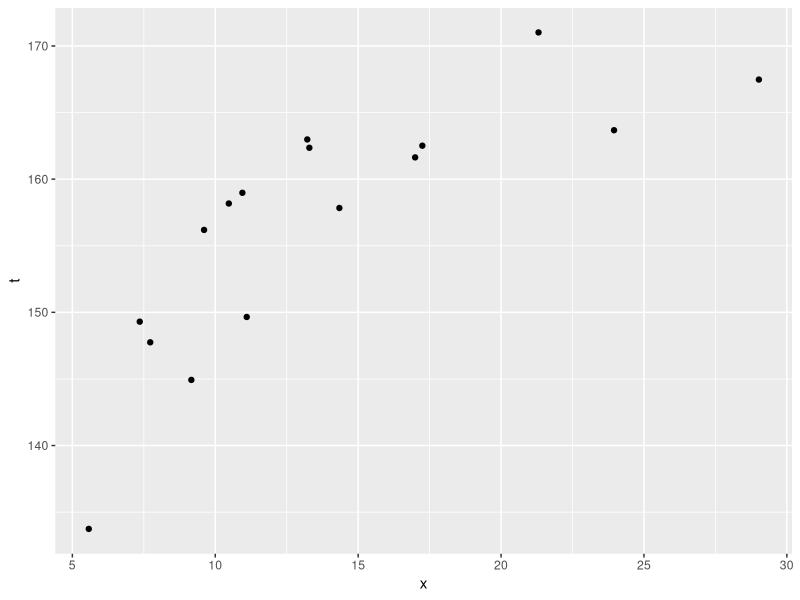
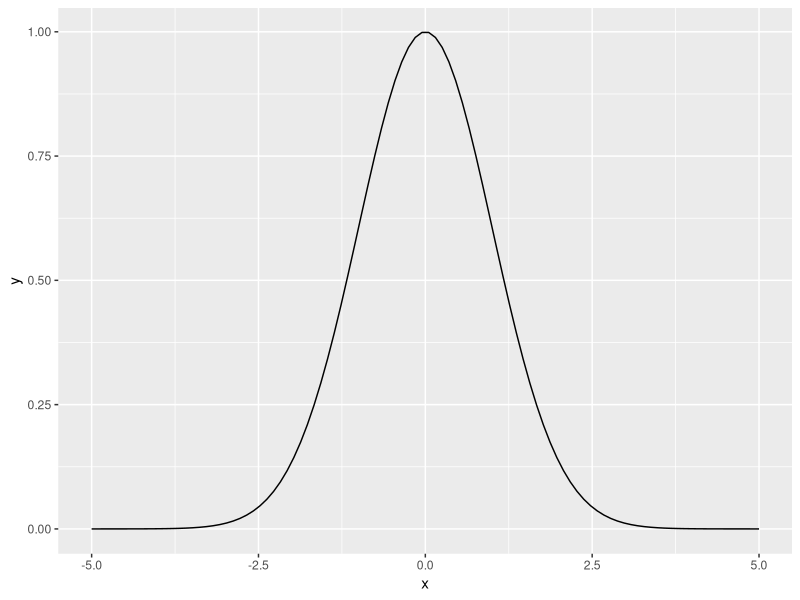
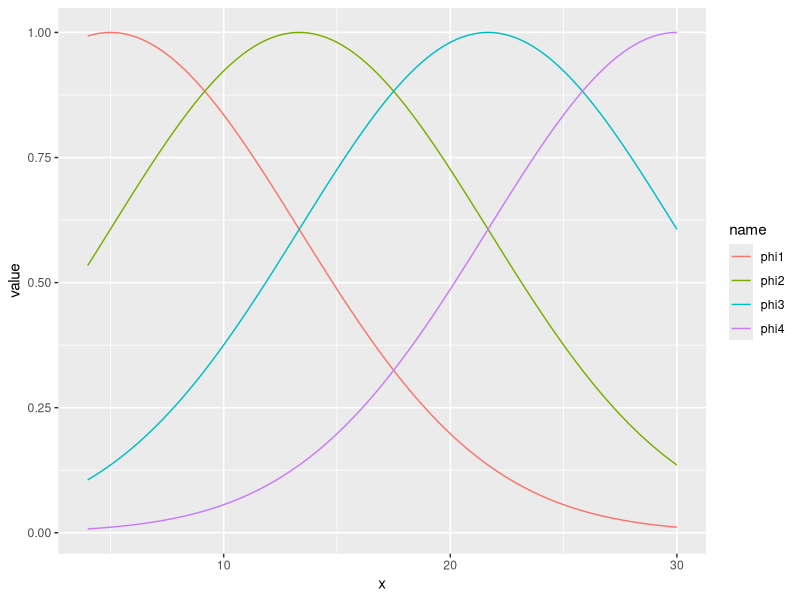
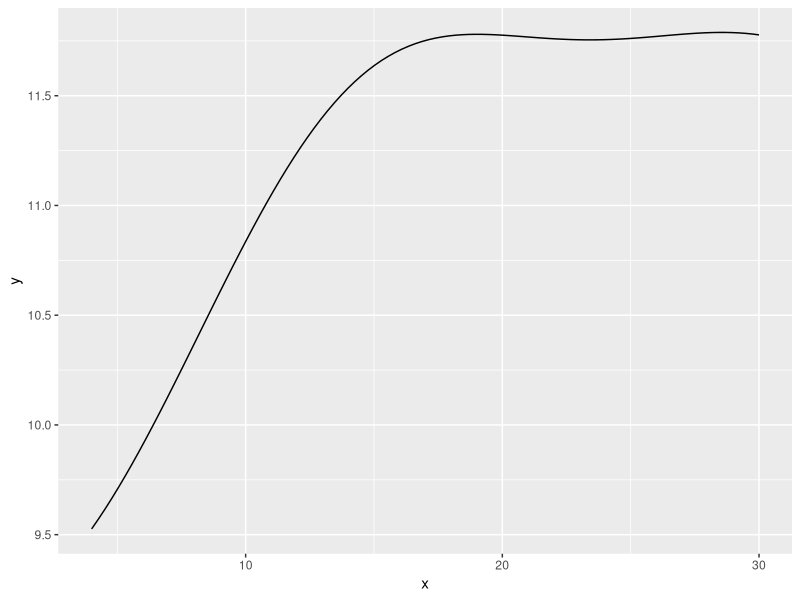
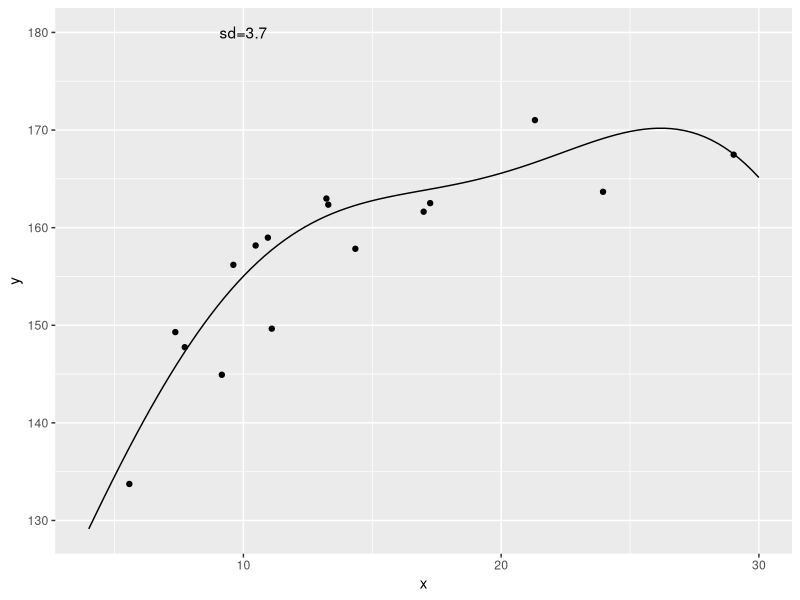
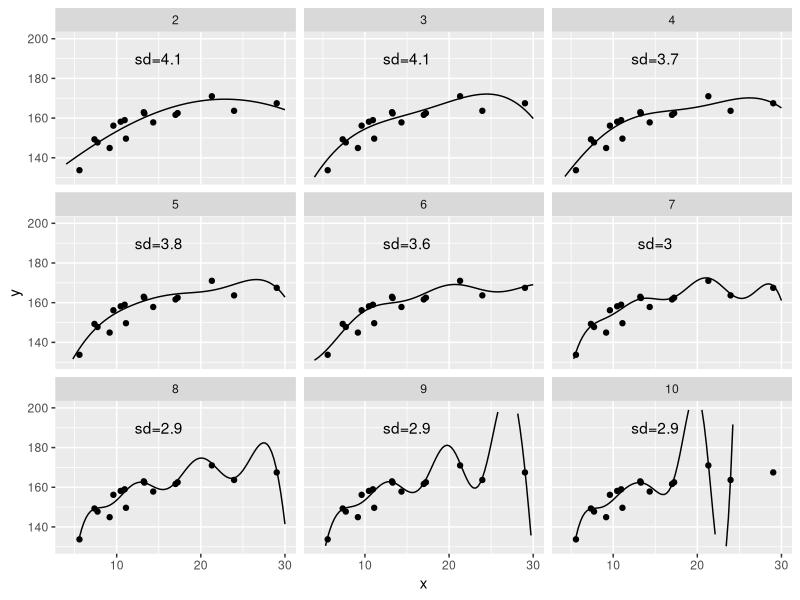
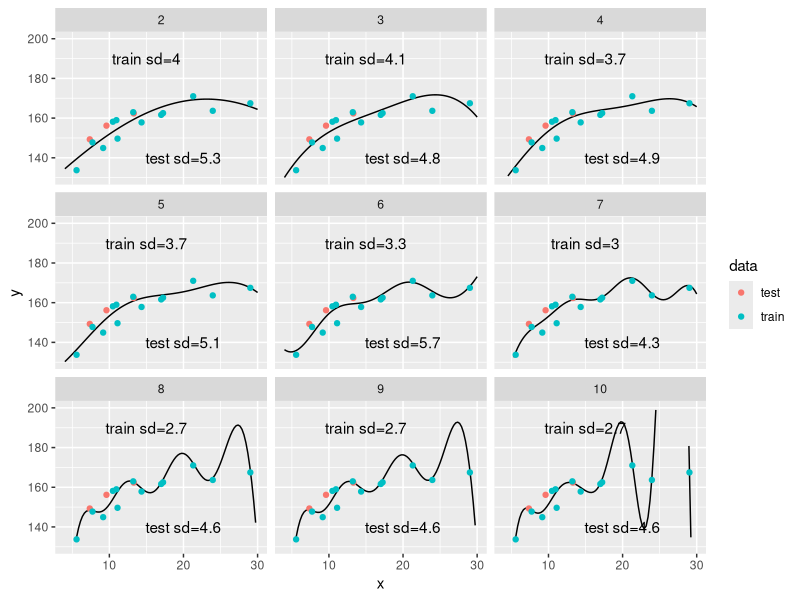
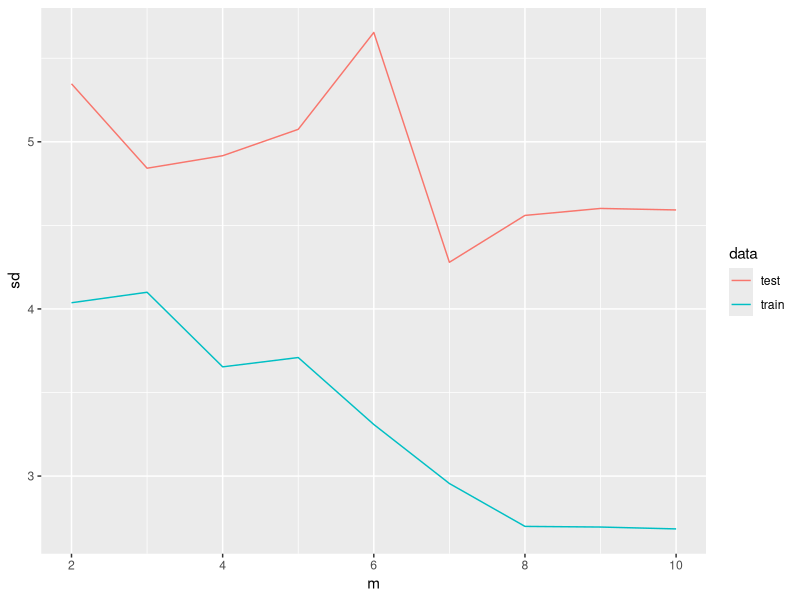

Here is the R script that generated these plots, in order:
# expand the linear regression 
# use a basis function phi(x) instead of x
#  use a gauss function for this example
library(tidyverse)

# make some random data for the heiught (t) of people based on their age (x)
x_min <- 4 
x_max <- 30
x_n <- 16

df <- tibble(x　=　5 + 25 * runif(x_n))　%>%
	mutate(t = 170 - 108 * exp( -0.2 * x) + 4 * rnorm(x_n))

df %>% ggplot(aes(x=x, y=t)) + geom_point()

# define the gauss function
gauss <- function(x, mu, s){
	exp(-(x-mu)^2/(2*s^2))
}

tibble(x=seq(-5,5, length.out=100)) %>% 
	mutate(y=gauss(x, 0, 1)) %>%
	ggplot() +
		geom_line(aes(x=x, y=y))

# use M=4 gauss basis functions
m=4
mu = seq(5, 30, length.out=m)
s = mu[2] - mu[1]

df_gauss <- tibble(x=seq(x_min, x_max, length.out=100)) 

for (i in 1:m){
	df_gauss <- mutate(df_gauss, !!paste0("phi", i):=gauss(x, mu[i], s))
}

df_gauss %>% 
	pivot_longer(-x) %>%
	ggplot() + geom_line(aes(x=x, y=value, color=name))

# for example when weights are w = -2, 3, -1, 2, 10
w <- c(-2, 3, -1, 2, 10)

gauss_func <- function(w, x){
	m = length(w)-1 # -1 because the last w is 1
	mu = seq(5, 30, length.out=m)
	s = mu[2] - mu[1]
	y = rep(0, length(x))
	for (i in 1:m){
		y = y + w[i] * gauss(x, mu[i], s)
	}
	y = y + w[m+1]
	return(y)
}

tibble(x = seq(x_min, x_max, length.out=100)) %>%
	mutate(y = gauss_func(w, x)) %>%
	ggplot() +
		geom_line(aes(x=x, y=y))

# calculate mse given w
mse_gauss_func <- function(.data, var_x, var_t, w){
	y = gauss_func(w, pull(.data, {{var_x}}))
	mse = (y-pull(.data, {{var_t}}))^2 %>% mean()
	return(mse)
}

# mse_gauss_func(df, x, t, w)

# find the weights for the basis function analytically
fit_gauss_func <- function(.data, var_x, var_t, m){
	mu = seq(5, 30, length.out=m)
	s = mu[2] - mu[1]
	n = nrow(.data)
	psi = matrix(1, nrow=n, ncol=m+1)
	for(i in 1:m){
		# i=1
		psi[,i] = gauss(pull(.data, {{var_x}}), mu[i], s)
	}
	psi_T = t(psi)
	b = psi_T %*% psi %>% solve() 
	c = b %*% psi_T 
	# w = c %*% t
	w = c %*% pull(.data, {{var_t}})
	return(as.vector(w))
}

w <- fit_gauss_func(df, x, t, 3)
# w <- c(30, 75, 2.9, 99, 55)

# make the gauss function using the weights in w
make_gauss <- function(w){
	m = length(w) - 1
	mu = seq(5, 30, length.out=m)
	s = mu[2] - mu[1]
	df_gauss <- tibble(x=seq(x_min, x_max, length.out=100)) 

	for (i in 1:m){
		# i=1
		df_gauss <- mutate(df_gauss, !!paste0("phi_", i):=gauss(x, mu[i], s))
	}
	df_gauss <- mutate(df_gauss, !!paste0("phi_", m+1):=1)
	
	df_gauss <- mutate(df_gauss, y=1)
	for (i in 1:(m+1)){
		phi <- sym(paste0("phi_", i))
		df_gauss <- df_gauss %>%
			mutate(y = y + !!phi*w[i])
	}
	df_gauss %>% 
		select(-starts_with("phi")) %>%
		mutate(m=m) 
		# %>%
		# mutate(mse=mse_gauss_func(df$x, df$T, w), 
		# 	sd=sqrt(mse))
}

w <- fit_gauss_func(df, x, t, 4) 
mse <- mse_gauss_func(df, x, t, w)

make_gauss(w) %>%
	ggplot() + geom_line(aes(x=x, y=y)) +
	geom_point(aes(x=x, y=t), df) +
	geom_text(aes(x = 10, y=180, label = paste0("sd=", round(sqrt(mse),1))), stat='unique')

# use 2-10 gauss functions more gauss reduces sd
fit_gauss <- map(2:10, ~fit_gauss_func(df, x, t, .) %>% 
		make_gauss()) %>% bind_rows()
mse <- map(2:10, ~fit_gauss_func(df, x, t, .) %>% 
					mse_gauss_func(df, x, t, .) %>% 
					tibble(mse=., m=.x)) %>%
	bind_rows() %>%
	mutate(sd = sqrt(mse))

ggplot(fit_gauss) + geom_line(aes(x=x, y=y)) +
	geom_point(aes(x=x, y=t), df) +
	geom_text(aes(x = 15, y=190, label = paste0("sd=", round(sd,1))), mse) +
	facet_wrap(~m) +
	ylim(130, 200)

# larger M resuls in overfitting use 1/4 of the data for testing to estimate the best m
# spli the data into training and testing
df <- df %>% 
	mutate(data=ifelse(row_number()<as.integer(x_n/4), 'test', 'train'))

fit_gauss <- map(2:10, ~fit_gauss_func(filter(df,data=='train'), x, t, .) %>% 
		make_gauss()) %>% bind_rows()

mse_train <- map(2:10, ~fit_gauss_func(filter(df,data=='train'), x, t, .) %>% 
					mse_gauss_func(filter(df,data=='train'), x, t, .) %>% 
					tibble(mse=., m=.x, data='train')) %>%
	bind_rows() %>%
	mutate(sd = sqrt(mse))

mse_test <- map(2:10, ~fit_gauss_func(filter(df,data=='train'), x, t, .) %>% 
					mse_gauss_func(filter(df,data=='test'), x, t, .) %>% 
					tibble(mse=., m=.x, data='test')) %>%
	bind_rows() %>%
	mutate(sd = sqrt(mse))


ggplot(fit_gauss) + geom_line(aes(x=x, y=y)) +
	geom_point(aes(x=x, y=t, color=data), df) +
	geom_text(aes(x = 15, y=190, label = paste0("train sd=", round(sd,1))), mse_train) +
	geom_text(aes(x = 20, y=140, label = paste0("test sd=", round(sd,1))), mse_test) +
	facet_wrap(~m) +
	ylim(130, 200)

full_join(mse_train, mse_test) %>%
	ggplot() +
		geom_line(aes(x=m, y=sd, color=data))


# the results are highly dependent on the data order use K hold cross validatiaon 

# separate data into k sets for training and testing
make_validation_data <- function(df, k){
	n <- nrow(df)
	for (i in 1:k){
		df <- df %>% 
			mutate(!!paste0("validation", i):=ifelse(row_number()%%k==i-1, 'test', 'train'))			
	}
	return(df)
}

k=16
d_val <- make_validation_data(df, k)
w <- list(); mse_train <-list(); mse_test <-list()
for (i in 1:k){
	# i=1
	d_val <- d_val %>% mutate(data = !!sym(paste0('validation', i)))

	w[[i]] <- map(2:10, ~tibble(w=fit_gauss_func(filter(d_val,data=='train'), x, t, .), 
								m=.x) %>% mutate(id = row_number())) %>% bind_rows()

	mse_train[[i]] <- map(2:10, ~fit_gauss_func(filter(d_val,data=='train'), x, t, .) %>% 
					mse_gauss_func(filter(d_val,data=='train'), x, t, .) %>% 
					tibble(mse=., m=.x, data='train', validation=i)) %>%
		bind_rows() %>%
		mutate(sd = sqrt(mse))

	mse_test[[i]] <- map(2:10, ~fit_gauss_func(filter(d_val,data=='train'), x, t, .) %>% 
					mse_gauss_func(filter(d_val, data=='test'), x, t, .) %>% 
					tibble(mse=., m=.x, data='test', validation=i)) %>%
		bind_rows() %>%
		mutate(sd = sqrt(mse))	
}

bind_rows(mse_train, mse_test) %>%
	group_by(m, data) %>%
	summarise(mse=mean(mse), 
		      sd=mean(sd)) %>%
	ggplot() +
		geom_line(aes(x=m, y=sd, color=data)) +
		geom_point(aes(x=m, y=sd, color=data))

# m=2-4 shows the lowest sd in train and test data sets. Use this m on all the data
w <- fit_gauss_func(df, x, t, 3) 
mse <- mse_gauss_func(df, x, t, w)

make_gauss(w) %>%
	ggplot() + geom_line(aes(x=x, y=y)) +
	geom_point(aes(x=x, y=t), df) +
	geom_text(aes(x = 10, y=180, label = paste0("sd=", round(sqrt(mse),1))), stat='unique')
